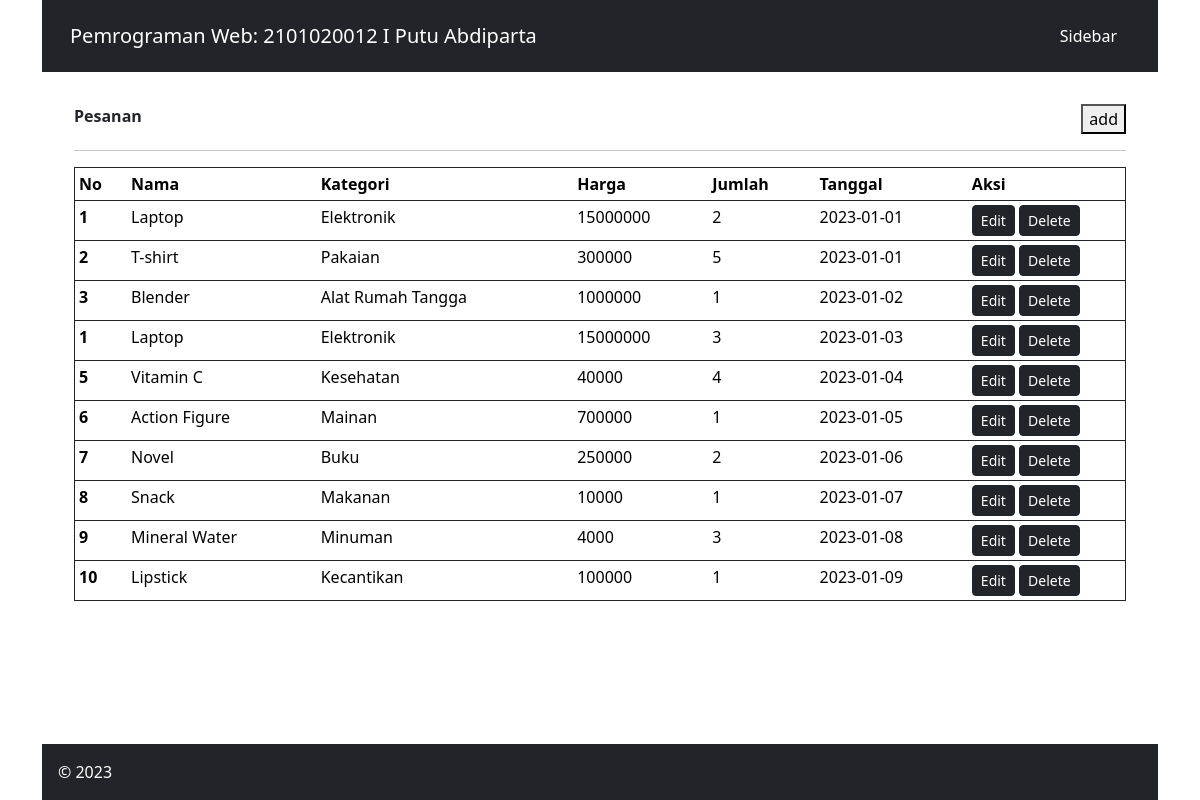
Page /php/index.php?page=pesanan on the committed database.
### tables this page shows
CREATE TABLE `detail_pesanan` (
  `id_detail_pesanan` int(11) NOT NULL,
  `jumlah` int(11) NOT NULL,
  `id_produk` int(11) NOT NULL,
  `id_pesanan` int(11) NOT NULL
);

CREATE TABLE `produk` (
  `id_produk` int(11) NOT NULL,
  `nama_produk` varchar(255) NOT NULL,
  `id_kategori` int(11) NOT NULL,
  `harga` int(11) DEFAULT NULL,
  `gambar` varchar(255) DEFAULT NULL
);

CREATE TABLE `kategori` (
  `id_kategori` int(11) NOT NULL,
  `nama_kategori` varchar(255) NOT NULL
);

CREATE TABLE `pesanan` (
  `id_pesanan` int(11) NOT NULL,
  `tanggal_pesanan` date NOT NULL
);

### php/pesanan.php (the view)
<div class="row justify-content-between">
    <div class="col-10"><b>Pesanan</b></div>
    <div class="col-2 d-flex justify-content-end align-items-end">
        <button btn btn-dark btn-sm>add</button>
    </div>
</div>
<hr>
<table class="table table-sm border border-dark">
    <thead class="thead-dark">
        <tr>
            <th scope="col" width="5%">No</th>
            <th scope="col">Nama</th>
            <th scope="col">Kategori</th>
            <th scope="col">Harga</th>
            <th scope="col">Jumlah</th>
            <th scope="col">Tanggal</th>
            <th scope="col" width="15%">Aksi</th>
        </tr>
    </thead>
    <tbody>
        <?php
        $stmt = "SELECT * FROM detail_pesanan
        JOIN pesanan ON pesanan.id_pesanan=detail_pesanan.id_pesanan
        JOIN produk ON produk.id_produk=detail_pesanan.id_produk
        JOIN kategori ON kategori.id_kategori=produk.id_kategori
        ";
        $datas = mysqli_query($conn, $stmt);
        while ($data = mysqli_fetch_array($datas)) {
        ?>
            <tr>
                <th scope="row"><?= $data['id_produk'] ?></th>
                <td><?= $data['nama_produk'] ?></td>
                <td><?= $data['nama_kategori'] ?></td>
                <td><?= $data['harga'] ?></td>
                <td><?= $data['jumlah'] ?></td>
                <td><?= $data['tanggal_pesanan'] ?></td>
                <td>
                    <button class="btn btn-dark btn-sm">Edit</button>
                    <button class="btn btn-dark btn-sm">Delete</button>
                </td>
            </tr>
        <?php } ?>
  </tbody>
</table>

### php/index.php (style rules this page uses)
html, body { height: 100%; }

### rows in the picture
detail_pesanan: id_produk.id_produk "1", id_produk.nama_produk "Laptop", kategori.nama_kategori "Elektronik", id_produk.harga "15000000", jumlah "2", id_pesanan.tanggal_pesanan "2023-01-01"
detail_pesanan: id_produk.id_produk "2", id_produk.nama_produk "T-shirt", kategori.nama_kategori "Pakaian", id_produk.harga "300000", jumlah "5", id_pesanan.tanggal_pesanan "2023-01-01"
detail_pesanan: id_produk.id_produk "3", id_produk.nama_produk "Blender", kategori.nama_kategori "Alat Rumah Tangga", id_produk.harga "1000000", jumlah "1", id_pesanan.tanggal_pesanan "2023-01-02"
detail_pesanan: id_produk.id_produk "1", id_produk.nama_produk "Laptop", kategori.nama_kategori "Elektronik", id_produk.harga "15000000", jumlah "3", id_pesanan.tanggal_pesanan "2023-01-03"
detail_pesanan: id_produk.id_produk "5", id_produk.nama_produk "Vitamin C", kategori.nama_kategori "Kesehatan", id_produk.harga "40000", jumlah "4", id_pesanan.tanggal_pesanan "2023-01-04"
detail_pesanan: id_produk.id_produk "6", id_produk.nama_produk "Action Figure", kategori.nama_kategori "Mainan", id_produk.harga "700000", jumlah "1", id_pesanan.tanggal_pesanan "2023-01-05"
detail_pesanan: id_produk.id_produk "7", id_produk.nama_produk "Novel", kategori.nama_kategori "Buku", id_produk.harga "250000", jumlah "2", id_pesanan.tanggal_pesanan "2023-01-06"
detail_pesanan: id_produk.id_produk "8", id_produk.nama_produk "Snack", kategori.nama_kategori "Makanan", id_produk.harga "10000", jumlah "1", id_pesanan.tanggal_pesanan "2023-01-07"
detail_pesanan: id_produk.id_produk "9", id_produk.nama_produk "Mineral Water", kategori.nama_kategori "Minuman", id_produk.harga "4000", jumlah "3", id_pesanan.tanggal_pesanan "2023-01-08"
detail_pesanan: id_produk.id_produk "10", id_produk.nama_produk "Lipstick", kategori.nama_kategori "Kecantikan", id_produk.harga "100000", jumlah "1", id_pesanan.tanggal_pesanan "2023-01-09"
